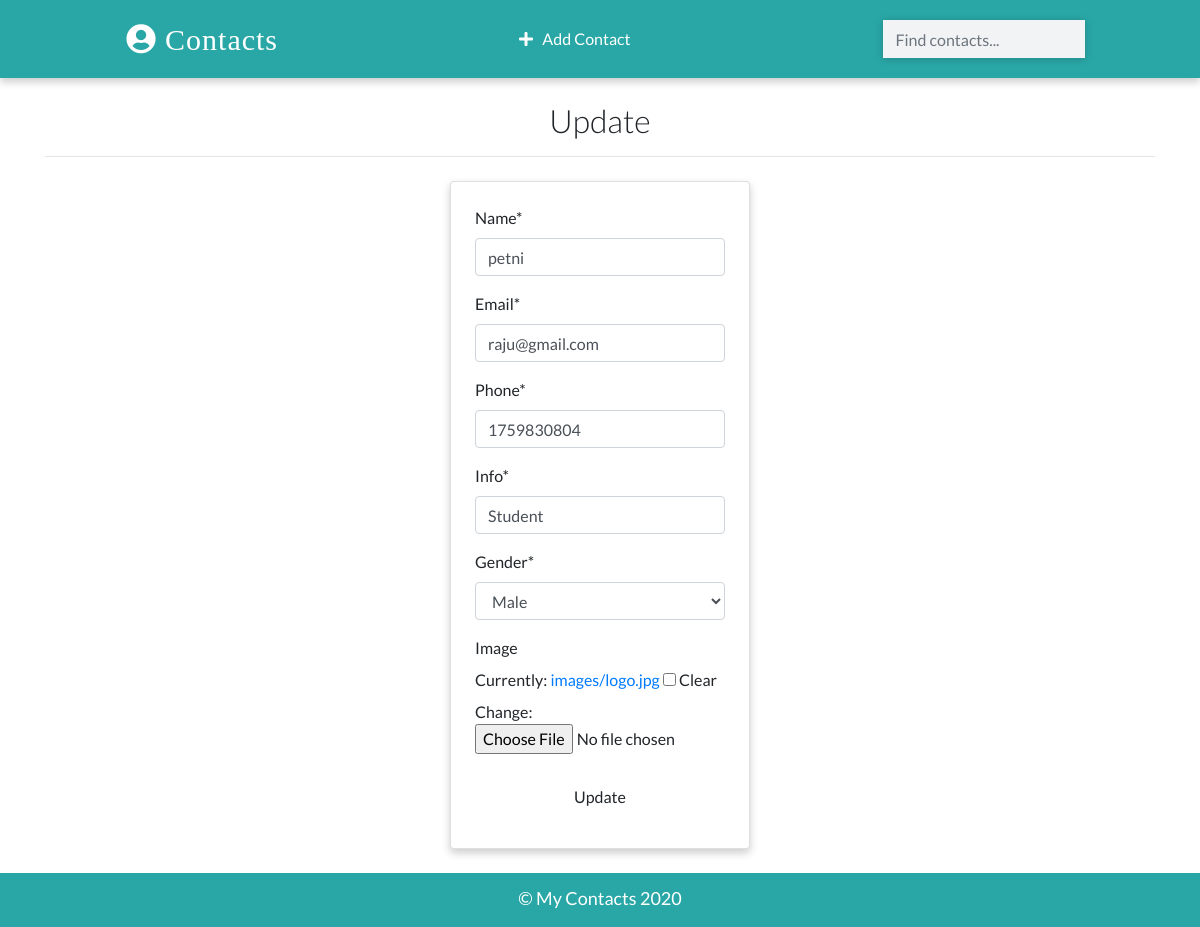
Before: /contacts/update/3 with the older database file.
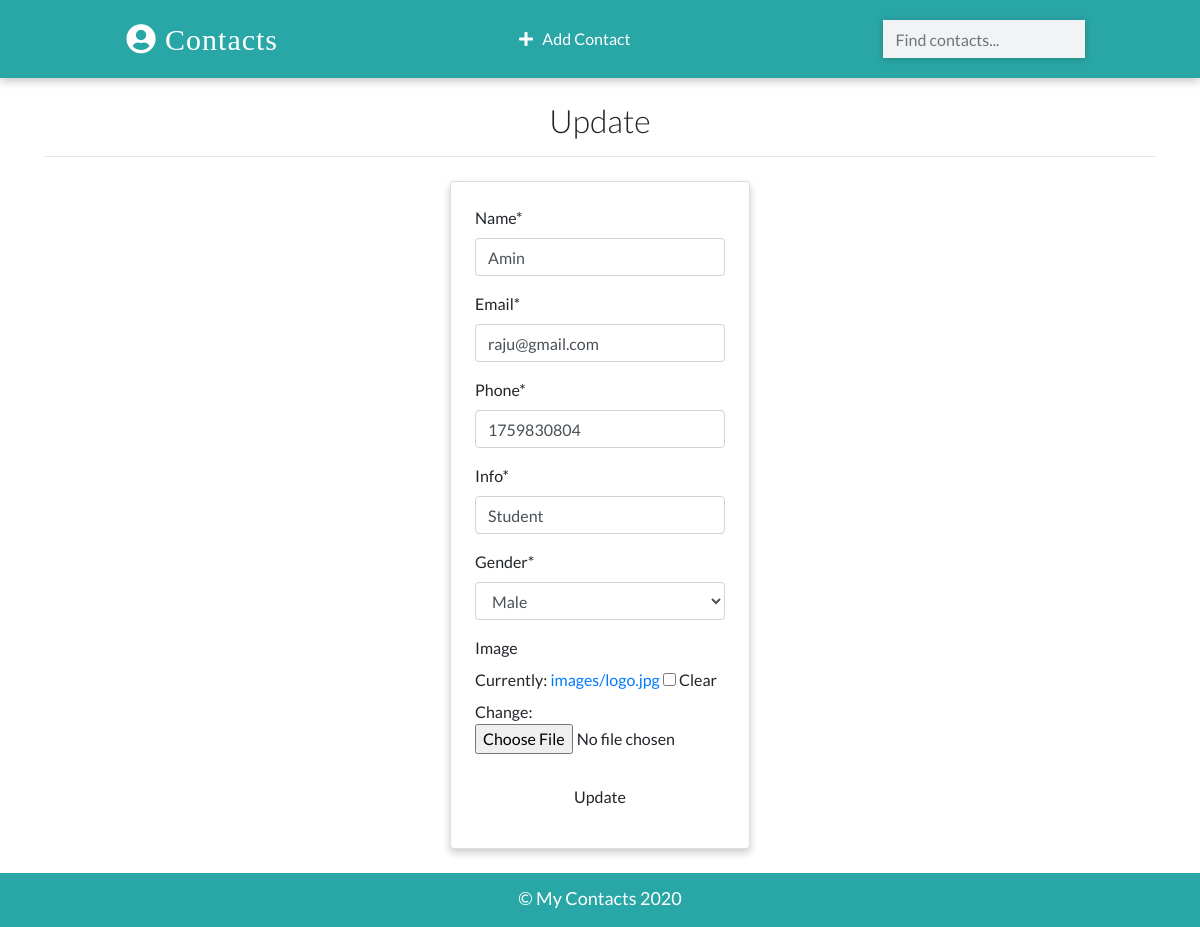
After: the same page with the newer database file.
### app/models.py (models this page shows, shortened)
class Contact (models.Model):
    name = models.CharField(max_length=20)
    email = models.EmailField(max_length=100)
    phone = models.IntegerField()
    info = models.CharField(max_length=50)
    gender = models.CharField(max_length=50,choices=(
        ('male','Male'),
        ('female','Female')
    ))
    image = models.ImageField(upload_to='images/',blank=True)
    date_added  = models.DateTimeField(default=datetime.now)

### app/views.py (the view, shortened to what this page needs)
class ContactUpdateView(UpdateView):
    model = Contact
    template_name = 'update.html'
    fields = ['name','email','phone','info','gender','image',]

### templates/update.html (shortened to what this page needs)
{% extends 'base.html' %}
{% load crispy_forms_tags %}
{% block content %}
<div class = "container">
    <h2 class="heading font-weight-light text-center">Update {{Contact}}</h2>
    <hr>
</div>
<div class="container w-25 card p-4 mt-4">
    <form action="" method="POST" enctype="multipart/from-data">
    {{form|crispy}}
    <input type="submit" value="Update" class="w-100 text-center my-2 btn">
    </form>
</div>
{% endblock content %}

Changed rows visible on the page:
changed Contact "raju@gmail.com": name "petni" → "Amin"
